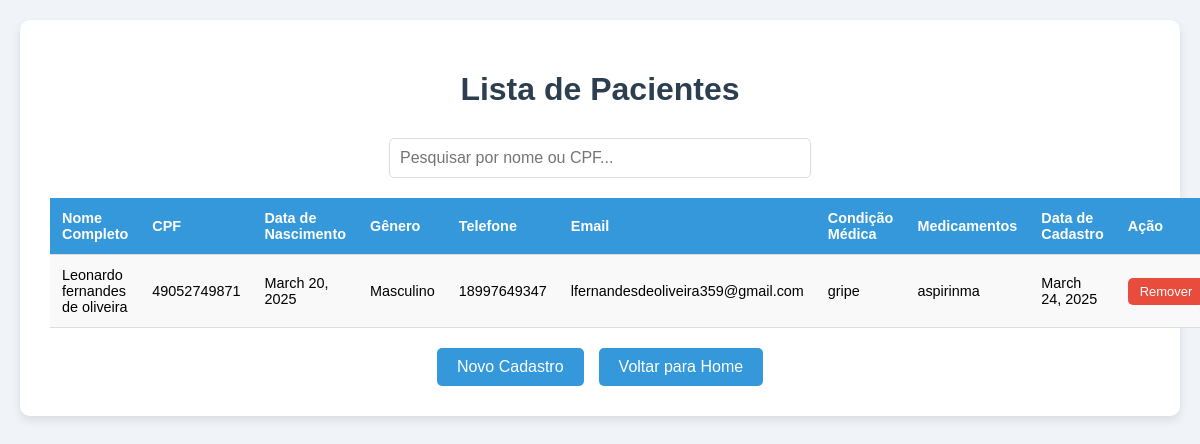
The app's page /lista/ with its own data.
### pacientes/models.py (models this page shows, shortened)
class Paciente(models.Model):
    GENERO_CHOICES = (
        ('M', 'Masculino'),
        ('F', 'Feminino'),
        ('O', 'Outro'),
    )
    nome_completo = models.CharField(max_length=200)
    data_nascimento = models.DateField()
    genero = models.CharField(max_length=1, choices=GENERO_CHOICES)
    cpf = models.CharField(max_length=14, unique=True)
    telefone = models.CharField(max_length=15)
    email = models.EmailField(blank=True, null=True)
    condicao_medica = models.TextField()
    medicamentos = models.TextField()
    data_cadastro = models.DateField(auto_now_add=True)

### pacientes/views.py (the view)
# urls.py: path('lista/', views.lista_pacientes, name='lista_pacientes'),
def lista_pacientes(request):
    pacientes = Paciente.objects.all().order_by('-data_cadastro')
    return render(request, 'pacientes/lista.html', {'pacientes': pacientes})

### pacientes/templates/pacientes/lista.html (shortened to what this page needs)
<!DOCTYPE html>
<html>
<head>
</head>
<body>
    <div class="container">
        <h1>Lista de Pacientes</h1>
        <div class="search-container">
            <input type="text" id="searchInput" placeholder="Pesquisar por nome ou CPF..." onkeyup="searchTable()">
        </div>
        <table>
            <tr>
                <th>Nome Completo</th>
                <th>CPF</th>
                <th>Data de Nascimento</th>
                <th>Gênero</th>
                <th>Telefone</th>
                <th>Email</th>
                <th>Condição Médica</th>
                <th>Medicamentos</th>
                <th>Data de Cadastro</th>
                <th>Ação</th>
            </tr>
            {% for paciente in pacientes %}
            <tr class="paciente-row">
                <td>{{ paciente.nome_completo }}</td>
                <td>{{ paciente.cpf }}</td>
                <td>{{ paciente.data_nascimento }}</td>
                <td>{{ paciente.get_genero_display }}</td>
                <td>{{ paciente.telefone }}</td>
                <td>{{ paciente.email|default:"Não informado" }}</td>
                <td>{{ paciente.condicao_medica }}</td>
                <td>{{ paciente.medicamentos }}</td>
                <td>{{ paciente.data_cadastro }}</td>
                <td>
                    <a href="{% url 'remover_paciente' paciente.id %}" class="remove-btn">Remover</a>
                </td>
            </tr>
            {% empty %}
            <tr>
                <td colspan="10">Nenhum paciente cadastrado</td>
            </tr>
            {% endfor %}
        </table>
        <div class="button-container">
            <a href="{% url 'cadastro_paciente' %}">Novo Cadastro</a>
            <a href="{% url 'home' %}">Voltar para Home</a>
        </div>
    </div>
</body>
</html>

### pacientes/templates/pacientes/lista.html (style rules this page uses)
body { font-family: 'Arial', sans-serif; background-color: #f0f4f8; margin: 0; padding: 20px; }
.container { max-width: 1200px; margin: 0 auto; background-color: white; padding: 30px; border-radius: 10px; box-shadow: 0 4px 10px rgba(0, 0, 0, 0.1); }
h1 { color: #2c3e50; text-align: center; margin-bottom: 30px; }
.search-container { margin-bottom: 20px; text-align: center; }
#searchInput { padding: 10px; width: 50%; max-width: 400px; border: 1px solid #ddd; border-radius: 5px; font-size: 1em; }
table { width: 100%; border-collapse: collapse; margin-bottom: 20px; }
th, td { padding: 12px; text-align: left; border-bottom: 1px solid #ddd; font-size: 0.9em; }
th { background-color: #3498db; color: white; }
tr:nth-child(even) { background-color: #f9f9f9; }
.button-container { display: flex; justify-content: center; gap: 15px; }
a { display: inline-block; padding: 10px 20px; background-color: #3498db; color: white; text-decoration: none; border-radius: 5px; transition: background-color 0.3s ease; }
.remove-btn { padding: 6px 12px; background-color: #e74c3c; color: white; border: none; border-radius: 5px; cursor: pointer; font-size: 0.9em; transition: background-color 0.3s ease; }

### records on screen
Paciente: nome_completo "Leonardo fernandes de oliveira", cpf "49052749871", data_nascimento "March 20, 2025", genero "Masculino", telefone "18997649347", email "lfernandesdeoliveira359@gmail.com", condicao_medica "gripe", medicamentos "aspirinma", data_cadastro "March 24, 2025"
